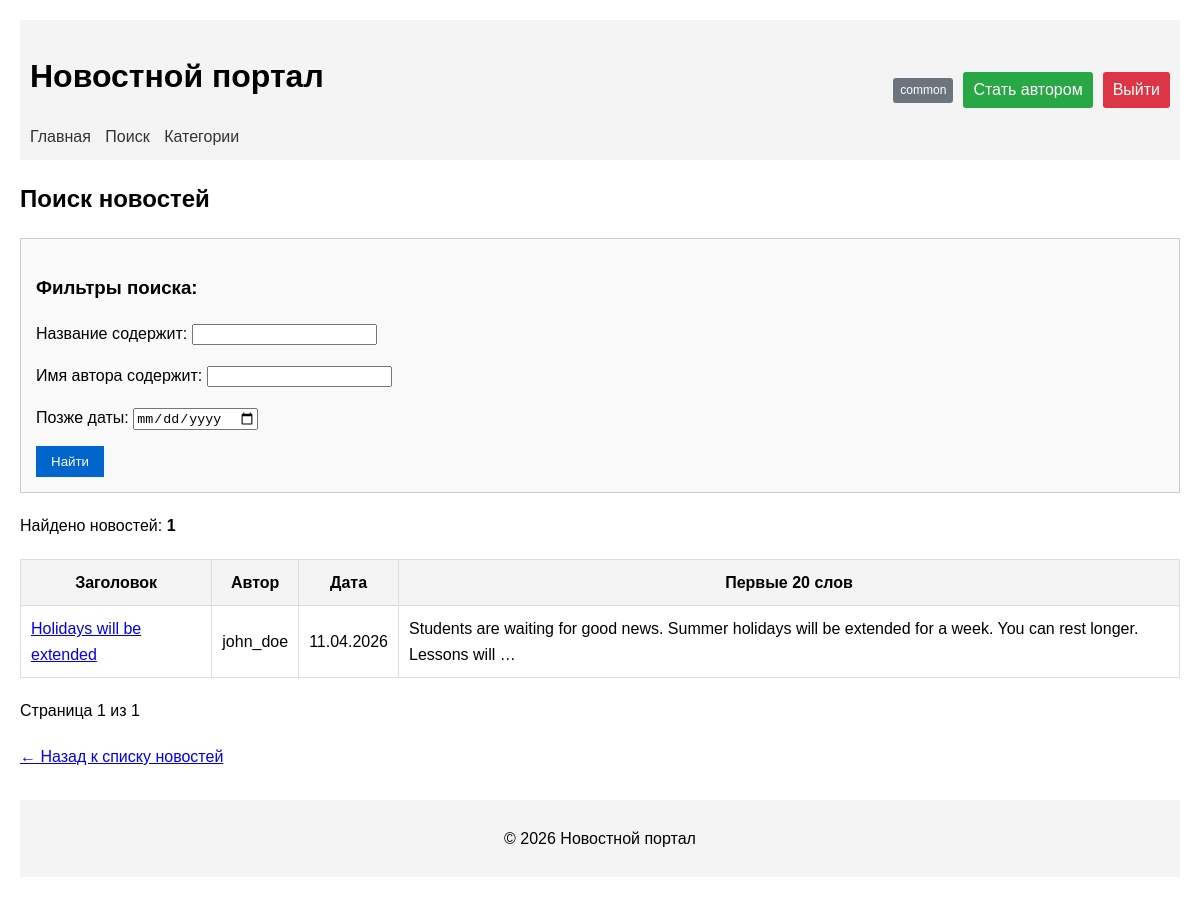
/news/search/ (signed in), run on the app's committed database.
### news/models.py (models this page shows, shortened)
class Post(models.Model):
    ARTICLE = 'AR'
    NEWS = 'NW'
    POST_TYPES = [
        (ARTICLE, 'Статья'),
        (NEWS, 'Новость'),
    ]
    author = models.ForeignKey(Author, on_delete=models.CASCADE)
    post_type = models.CharField(max_length=2, choices=POST_TYPES, default=ARTICLE)
    created_at = models.DateTimeField(auto_now_add=True)
    categories = models.ManyToManyField(Category, through='PostCategory')
    title = models.CharField(max_length=200)
    text = models.TextField()
    rating = models.IntegerField(default=0)

### accounts/models.py (models this page shows, shortened)
class Author(models.Model):
    user = models.OneToOneField(User, on_delete=models.CASCADE)
    rating = models.IntegerField(default=0)

### news/views.py (the view)
# urls.py: path('news/search/', views.news_search, name='news_search'),
def news_search(request):
    news = Post.objects.filter(post_type='NW').order_by('-created_at')
    news_filter = NewsFilter(request.GET, queryset=news)
    paginator = Paginator(news_filter.qs, 10)
    page_number = request.GET.get('page')
    page_obj = paginator.get_page(page_number)
    return render(request, 'news/news_search.html', {
        'filter': news_filter,
        'page_obj': page_obj
    })

### news/templatetags/custom_filters.py (called while the page is built)
@register.filter(name='censor')
def censor(value):
    if not isinstance(value, str):
        return value
    for word in CENSORED_WORDS:
        pattern = r'\b' + re.escape(word) + r'\b'
        value = re.sub(pattern, lambda m: '*' * len(m.group()), value, flags=re.IGNORECASE)
    return value

### templates/news/news_search.html (shortened to what this page needs)
{% extends 'default.html' %}
{% load custom_filters %}
{% block content %}
    <h2>Поиск новостей</h2>
    <form method="get" style="margin-bottom: 20px; padding: 15px; border: 1px solid #ccc; background-color: #f9f9f9;">
        <h3>Фильтры поиска:</h3>
        {{ filter.form.as_p }}
        <button type="submit" style="padding: 8px 15px; background-color: #0066cc; color: white; border: none; cursor: pointer;">Найти</button>
    </form>
    <p>Найдено новостей: <strong>{{ page_obj.paginator.count }}</strong></p>
    {% if page_obj %}
        <table border="1" cellpadding="10" cellspacing="0" style="width: 100%; margin-top: 20px;">
            <thead>
                <tr style="background-color: #f2f2f2;">
                    <th>Заголовок</th>
                    <th>Автор</th>
                    <th>Дата</th>
                    <th>Первые 20 слов</th>
                </tr>
            </thead>
            <tbody>
                {% for item in page_obj %}
                <tr>
                    <td><a href="{% url 'news_detail' item.id %}">{{ item.title|censor }}</a></td>
                    <td>{{ item.author.user.username }}</td>
                    <td>{{ item.created_at|date:"d.m.Y" }}</td>
                    <td>{{ item.text|censor|truncatewords:20 }}</td>
                </tr>
                {% endfor %}
            </tbody>
        </table>
        <div style="margin-top: 20px;">
            Страница {{ page_obj.number }} из {{ page_obj.paginator.num_pages }}
        </div>
    {% else %}
        <p>Новостей не найдено. Попробуйте изменить параметры поиска.</p>
    {% endif %}
    <p style="margin-top: 20px;"><a href="{% url 'news_list' %}">← Назад к списку новостей</a></p>
{% endblock %}

### templates/default.html (shortened to what this page needs)
<!DOCTYPE html>
{% load cache %}
<html>
<head>
</head>
<body>
    <header>
        <div>
            <h1>Новостной портал</h1>
            {% cache 300 navigation %}
            <nav>
                <a href="{% url 'news_list' %}">Главная</a>
                <a href="{% url 'news_search' %}">Поиск</a>
                <a href="{% url 'category_list' %}">Категории</a>
            </nav>
            {% endcache %}
        </div>
        {% cache 60 user_info user.is_authenticated user.id %}
        <div class="user-info">
            {% if user.is_authenticated %}
                <span>
                    {% if user.groups.all %}
                        {% for group in user.groups.all %}
                            <span class="badge {% if group.name == 'authors' %}badge-author{% endif %}">
                                {{ group.name }}
                            </span>
                        {% endfor %}
                    {% endif %}
                </span>
                {% if not user.groups.filter.name == 'authors' %}
                    <a href="{% url 'become_author' %}" class="button button-success">Стать автором</a>
                {% endif %}
                <a href="{% url 'account_logout' %}" class="button button-danger">Выйти</a>
            {% else %}
                <a href="{% url 'account_login' %}" class="button">Войти</a>
                <a href="{% url 'account_signup' %}" class="button">Регистрация</a>
            {% endif %}
        </div>
        {% endcache %}
    </header>
    <main>
        {% block content %}
        {% endblock %}
    </main>
    {% cache 600 footer %}
    <footer>
        <p>&copy; {% now "Y" %} Новостной портал</p>
    </footer>
    {% endcache %}
</body>
</html>

### templates/default.html (style rules this page uses)
body { font-family: Arial, sans-serif; margin: 20px; line-height: 1.6; }
header { background-color: #f4f4f4; padding: 10px; margin-bottom: 20px; display: flex; justify-content: space-between; align-items: center; }
.user-info { display: flex; gap: 10px; align-items: center; flex-wrap: wrap; }
nav a { margin-right: 10px; text-decoration: none; color: #333; }
footer { margin-top: 30px; padding: 10px; background-color: #f4f4f4; text-align: center; }
table { width: 100%; border-collapse: collapse; }
th { background-color: #f4f4f4; }
th, td { padding: 10px; border: 1px solid #ddd; }
.button { padding: 5px 10px; background-color: #0066cc; color: white; text-decoration: none; border-radius: 3px; display: inline-block; }
.button-success { background-color: #28a745; }
.button-danger { background-color: #dc3545; }
.badge { display: inline-block; padding: 3px 7px; font-size: 12px; border-radius: 3px; background-color: #6c757d; color: white; margin-left: 5px; }

### data on the page
Post: title|censor "Holidays will be extended", author.user.username "john_doe", created_at "11.04.2026", text|censor "Students are waiting for good news. Summer holidays will be extended for a week. You can rest longer. Lessons will …"

### other printed values
{{ group.name }} "common"
{{ page_obj.paginator.count }} "1"
{{ page_obj.number }} "1"
{{ page_obj.paginator.num_pages }} "1"
